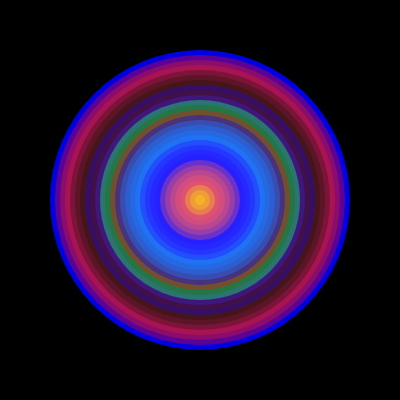
Frame 1 (no input)
Frame 60 (no input): identical to frame 1, image omitted
Frame 120 (the mouse pressed at the canvas centre since frame 60): identical to frame 1, image omitted

The p5.js sketch that drew this single still picture (run headless with seeded random() and noise() and a simulated clock; from frame 60 on, the mouse is pressed at the canvas centre):

// p5.js sketch
// ── sketch.js
function setup() {
  createCanvas(400, 400);
}

function draw() {
  background(0,0,0);


//GLOBE:  
noStroke()
fill(0,0,225);
ellipse(200, 200, 300, 300);

noStroke()
fill(233,3,33,100);
ellipse(200, 200, 290, 290);

noStroke()
fill(223,33,33,90);
ellipse(200, 200, 280, 280);

noStroke()
fill(223,33,33,90);
ellipse(200, 200, 270, 270);
  
noStroke()
fill(23,23,3,80);
ellipse(200, 200, 260, 260);
  
  noStroke()
fill(23,23,3,80);
ellipse(200, 200, 250, 250);
  
  
noStroke()
fill(23,23,3,80);
ellipse(200, 200, 240, 240);
  
  
noStroke()
fill(23,2,235,90);
ellipse(200, 200, 230, 230);
  
  noStroke()
fill(90,20,25,90);
ellipse(200, 200, 220, 220);
  
  
  noStroke()
fill(59,33,205,100);
ellipse(200, 200, 210, 210);
  
  
  noStroke()
fill(20,222,100,120);
ellipse(200, 200, 200, 200);
  
  
noStroke()
fill(30,120,0,100);
ellipse(200, 200, 190, 190);
  
noStroke()
fill(255,10,5,90);
ellipse(200, 200, 180, 180);
  
  noStroke()
fill(0,0,255,95);
ellipse(200, 200, 170, 170);
  
  noStroke()
fill(30,120,255,100);
ellipse(200, 200, 160, 160);
  
  
  noStroke()
fill(30,120,255,100);
ellipse(200, 200, 150, 150);
  
  
  noStroke()
fill(30,120,255,100);
ellipse(200, 200, 140, 140);
  
  
  noStroke()
fill(30,120,255,100);
ellipse(200, 200, 130, 130);
  
  noStroke()
fill(30,120,255,100);
ellipse(200, 200, 120, 120);
  
  
  noStroke()
fill(30,120,255,100);
ellipse(200, 200, 130, 130);
  
  
noStroke()
fill(40,20,255,100);
ellipse(200, 200, 120, 120);
  
noStroke()
fill(40,20,255,100);
ellipse(200, 200, 110, 110);

noStroke()
fill(40,20,255,100);
ellipse(200, 200, 100, 100);

noStroke()
fill(40,20,255,100);
ellipse(200, 200, 90, 90);

noStroke()
fill(254,91,91,80);
ellipse(200, 200, 80, 80);
  
noStroke()
fill(254,91,91,80);
ellipse(200, 200, 70, 70);
  
noStroke()
fill(254,91,91,80);
ellipse(200, 200, 60, 60);
  
  noStroke()
fill(254,91,91,80);
ellipse(200, 200, 50, 50);
  
  noStroke()
fill(254,91,91,80);
ellipse(200, 200, 40, 40);
  
noStroke()
fill(255,226,1,80);
ellipse(200, 200, 30, 30);

noStroke()
fill(255,226,1,80);
ellipse(200, 200, 20, 20);

noStroke()
fill(255,226,1,80);
ellipse(200, 200, 10, 10);
// END







  
}
